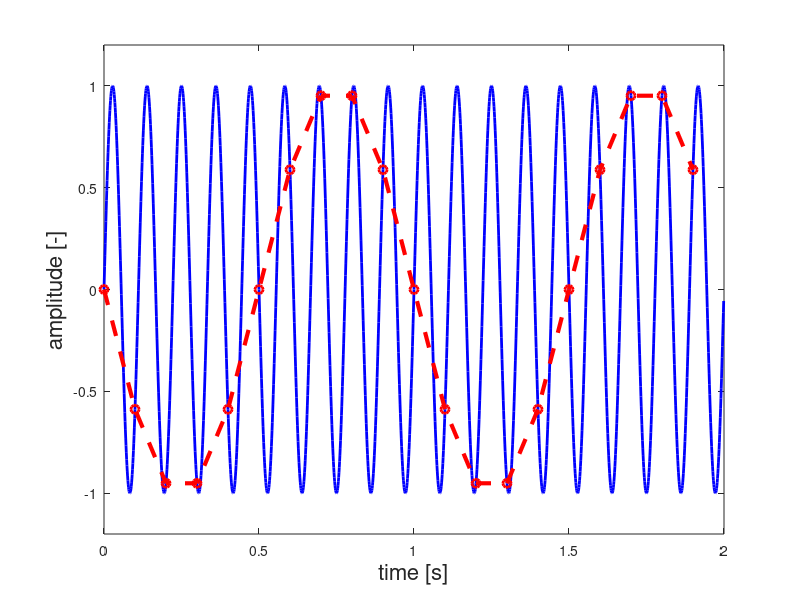

Reproduce this figure in MATLAB.
% AliasingDemo

% March 2007, Alfred Schouten,
% Example for WB2301 / Lecture 4

% Visualizes the 'aliasing' effect,
% Occurs when the frequencies in the signal are higher then half the sample
% frequency
close all;clear al;clc

% construct the 'continuous' signal: a signal at a much higher sample rate
fs1=1000;       % 'continuous' sample rate
T=2;            % observation time
N1=T*fs1;       
t1=(0:N1-1).'/fs1;
freq=9;         % 9Hz
x1=sin(2*pi*freq*t1); %9Hz signal @ 1000Hz

%figure
plot(t1,x1,'b','LineWidth',2), hold on
ylim([-1.2 1.2])
xlabel('time [s]','FontSize',16)
ylabel('amplitude [-]','FontSize',16)

% the sampled signal
fs=10;          % sample frequency [Hz]
N=fs*T;         % number of samples
rs=fs1/fs;      % resample rate
t=t1(1:rs:end); % time vector
x=x1(1:rs:end); % 9Hz signal @ 10Hz

% explanation: 
% the fs has dreceased, thus the Ts has increased

%pause
% plot the samples
hold on;
plot(t,x,'ro','LineWidth',2)
%pause
% draw a line between the samples
plot(t,x,'r--','linewidth',3)
